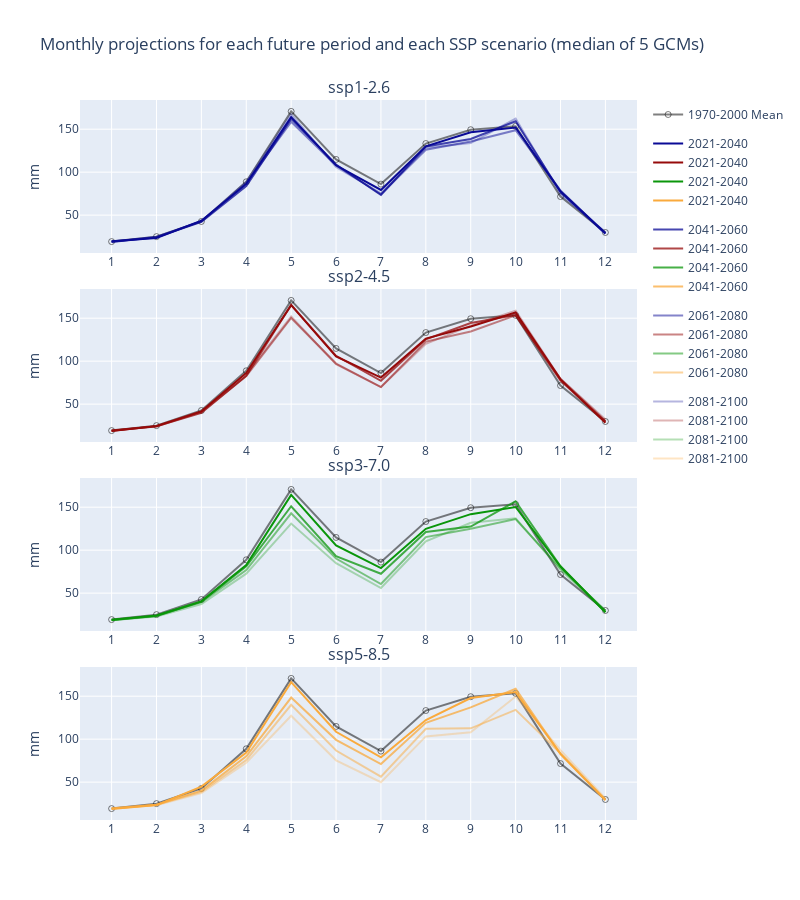

The notebook cell saved with this chart:
### Markdown cell above
### <a name=section07></a>8) Plot montly projections (all scenarios and GCMs)

### Code cell
"""
Created on February 2021
@author: Loïc Duffar
"""
# Initialisation
showlegend= True
alpha_list=[1, 0.75, 0.5, 0.3, 0.1]

# Plot
x= df_stat.columns.to_list()[:-1]
y_historical= df_historical[:].values[0][:-1]

fig = ps.make_subplots(rows= 4, cols= 1,
                       shared_xaxes= False,
                       vertical_spacing= 0.05,
                       subplot_titles= ssp_list_long
                      )

rw= 0
for scenario, rgb, rgba in zip(ssp_list, rgb_list, rgba_list):
    showlegend_historical= True if rw==0 else False
    rw= rw + 1
    fig.add_trace(
        go.Scatter(
            name= baseline_label,
            x= x,
            y= y_historical,
            mode= 'lines+markers',
            line= dict(color= 'rgba(0,0,0,0.5)'),
            marker= dict(color= 'rgba(0,0,0,0)', line= dict(color='rgba(0,0,0,0.5)', width= 1)),
            legendgroup= baseline_label,
            showlegend= showlegend_historical,
#            yaxis= dict(range= [df_total[test ][month].min(), df_total[test ][month].max()]),
                ),
            row= rw, col= 1
            )

    for period, alpha in zip(period_list, alpha_list):
        rgba= 'rgba' + rgb[3:-1] + ',' + str(alpha) + ')'
        y= df_stat.loc[('Median', scenario, period)].values[:-1]
        fig.add_trace(
            go.Scatter(
                name= period,
                x= x,
                y= y,
                mode= 'lines',
                line= dict(color= rgba),
                legendgroup= period,
                showlegend= showlegend,
#                yaxis= dict(range= [df_total[test ][month].min(), df_total[test ][month].max()]),
                    ),        
                row= rw, col= 1
                )

fig.update_layout(
    height= 900, width= 800,
    yaxis_title= 'mm',
    title= 'Monthly projections for each future period and each SSP scenario (median of ' + str(len(gcm_list)) +' GCMs)',
    template= "plotly", # "plotly", "plotly_white", "plotly_dark", "ggplot2", "seaborn", "simple_white", "none"
    hovermode= "x",
#    xaxis1 = dict(tickvals = x), xaxis2 = dict(tickvals = x), xaxis3 = dict(tickvals = x), xaxis4 = dict(tickvals = x), 
#    yaxis_range= [df_total.min().max(), df_total.max().max()],
#    legend= dict(orientation= 'h', yanchor= "top", y= -0.1, xanchor= "left", x= 0.05),
    showlegend= True,
    )

for ax in fig['layout']:
    if ax[:5]== 'xaxis':
        fig['layout'][ax]['tickvals']= x
    if ax[:5]== 'yaxis':
        fig['layout'][ax]['title']= 'mm'

file_future_by_scenario= 'WorldClim - future by scenario.png'
fig.write_image(os.path.join(fld_out, file_future_by_scenario))# needs installation of "plotly-orca" or "kaleido"
fig.show()

### Figure 1 — Plotly figure (JSON) as saved in the notebook; plotly's stock layout.template omitted (floating-point values rounded to 4 significant figures)
{"data": [{"legendgroup": "1970-2000 Mean", "line": {"color": "rgba(0,0,0,0.5)"}, "marker": {"color": "rgba(0,0,0,0)", "line": {"color": "rgba(0,0,0,0.5)", "width": 1}}, "mode": "lines+markers", "name": "1970-2000 Mean", "showlegend": true, "type": "scatter", "x": [1, 2, 3, 4, 5, 6, 7, 8, 9, 10, 11, 12], "xaxis": "x", "y": [19.2, 25, 42.6, 88.8, 170.7, 114.8, 86.1, 133.3, 149.4, 153.3, 71.6, 29.8], "yaxis": "y"}, {"legendgroup": "2021-2040", "line": {"color": "rgba(10, 10, 150,1)"}, "mode": "lines", "name": "2021-2040", "showlegend": true, "type": "scatter", "x": [1, 2, 3, 4, 5, 6, 7, 8, 9, 10, 11, 12], "xaxis": "x", "y": [19.6, 23.4, 43.5, 86.3, 164, 108, 79.3, 130.1, 146.4, 152, 77.7, 28.9], "yaxis": "y"}, {"legendgroup": "2041-2060", "line": {"color": "rgba(10, 10, 150,0.75)"}, "mode": "lines", "name": "2041-2060", "showlegend": true, "type": "scatter", "x": [1, 2, 3, 4, 5, 6, 7, 8, 9, 10, 11, 12], "xaxis": "x", "y": [18.8, 24.1, 42.1, 83.9, 162, 108.9, 73.4, 129.9, 138.6, 159.2, 76.8, 28.3], "yaxis": "y"}, {"legendgroup": "2061-2080", "line": {"color": "rgba(10, 10, 150,0.5)"}, "mode": "lines", "name": "2061-2080", "showlegend": true, "type": "scatter", "x": [1, 2, 3, 4, 5, 6, 7, 8, 9, 10, 11, 12], "xaxis": "x", "y": [18.9, 24.6, 42.8, 86.9, 158.5, 107.9, 74.3, 126.1, 135.6, 148.8, 78.8, 28.8], "yaxis": "y"}, {"legendgroup": "2081-2100", "line": {"color": "rgba(10, 10, 150,0.3)"}, "mode": "lines", "name": "2081-2100", "showlegend": true, "type": "scatter", "x": [1, 2, 3, 4, 5, 6, 7, 8, 9, 10, 11, 12], "xaxis": "x", "y": [19.2, 24.9, 42.9, 88.9, 167.2, 106.1, 75.4, 128.4, 133.8, 162.4, 74.5, 30.3], "yaxis": "y"}, {"legendgroup": "1970-2000 Mean", "line": {"color": "rgba(0,0,0,0.5)"}, "marker": {"color": "rgba(0,0,0,0)", "line": {"color": "rgba(0,0,0,0.5)", "width": 1}}, "mode": "lines+markers", "name": "1970-2000 Mean", "showlegend": false, "type": "scatter", "x": [1, 2, 3, 4, 5, 6, 7, 8, 9, 10, 11, 12], "xaxis": "x2", "y": [19.2, 25, 42.6, 88.8, 170.7, 114.8, 86.1, 133.3, 149.4, 153.3, 71.6, 29.8], "yaxis": "y2"}, {"legendgroup": "2021-2040", "line": {"color": "rgba(150, 10, 10,1)"}, "mode": "lines", "name": "2021-2040", "showlegend": true, "type": "scatter", "x": [1, 2, 3, 4, 5, 6, 7, 8, 9, 10, 11, 12], "xaxis": "x2", "y": [18.8, 24.4, 41.5, 86.3, 165.1, 105.4, 80.9, 126.2, 140.4, 156.7, 78.8, 28.4], "yaxis": "y2"}, {"legendgroup": "2041-2060", "line": {"color": "rgba(150, 10, 10,0.75)"}, "mode": "lines", "name": "2041-2060", "showlegend": true, "type": "scatter", "x": [1, 2, 3, 4, 5, 6, 7, 8, 9, 10, 11, 12], "xaxis": "x2", "y": [19.1, 24.2, 39.9, 82.8, 165.5, 106.2, 77.1, 125.4, 144.3, 153.6, 77.3, 29.4], "yaxis": "y2"}, {"legendgroup": "2061-2080", "line": {"color": "rgba(150, 10, 10,0.5)"}, "mode": "lines", "name": "2061-2080", "showlegend": true, "type": "scatter", "x": [1, 2, 3, 4, 5, 6, 7, 8, 9, 10, 11, 12], "xaxis": "x2", "y": [19.6, 23.9, 41, 82.8, 150.3, 97.2, 69.9, 122.8, 134.5, 153.3, 79.2, 30.4], "yaxis": "y2"}, {"legendgroup": "2081-2100", "line": {"color": "rgba(150, 10, 10,0.3)"}, "mode": "lines", "name": "2081-2100", "showlegend": true, "type": "scatter", "x": [1, 2, 3, 4, 5, 6, 7, 8, 9, 10, 11, 12], "xaxis": "x2", "y": [19.1, 24.8, 41.9, 84.8, 151.9, 96.6, 69.8, 120.2, 141.3, 158.8, 79.6, 32], "yaxis": "y2"}, {"legendgroup": "1970-2000 Mean", "line": {"color": "rgba(0,0,0,0.5)"}, "marker": {"color": "rgba(0,0,0,0)", "line": {"color": "rgba(0,0,0,0.5)", "width": 1}}, "mode": "lines+markers", "name": "1970-2000 Mean", "showlegend": false, "type": "scatter", "x": [1, 2, 3, 4, 5, 6, 7, 8, 9, 10, 11, 12], "xaxis": "x3", "y": [19.2, 25, 42.6, 88.8, 170.7, 114.8, 86.1, 133.3, 149.4, 153.3, 71.6, 29.8], "yaxis": "y3"}, {"legendgroup": "2021-2040", "line": {"color": "rgba(10, 150, 10,1)"}, "mode": "lines", "name": "2021-2040", "showlegend": true, "type": "scatter", "x": [1, 2, 3, 4, 5, 6, 7, 8, 9, 10, 11, 12], "xaxis": "x3", "y": [19.1, 24.1, 40.4, 82.7, 164.3, 105.6, 79.2, 124.8, 141.9, 150.2, 80.9, 27.8], "yaxis": "y3"}, {"legendgroup": "2041-2060", "line": {"color": "rgba(10, 150, 10,0.75)"}, "mode": "lines", "name": "2041-2060", "showlegend": true, "type": "scatter", "x": [1, 2, 3, 4, 5, 6, 7, 8, 9, 10, 11, 12], "xaxis": "x3", "y": [18.7, 23.4, 40.2, 81.1, 151.1, 92.9, 72.5, 121.2, 127.5, 156.7, 81.3, 28], "yaxis": "y3"}, {"legendgroup": "2061-2080", "line": {"color": "rgba(10, 150, 10,0.5)"}, "mode": "lines", "name": "2061-2080", "showlegend": true, "type": "scatter", "x": [1, 2, 3, 4, 5, 6, 7, 8, 9, 10, 11, 12], "xaxis": "x3", "y": [18.3, 23.6, 39.7, 76.8, 142.9, 90.3, 60.6, 115.2, 124.9, 136.1, 79, 29.7], "yaxis": "y3"}, {"legendgroup": "2081-2100", "line": {"color": "rgba(10, 150, 10,0.3)"}, "mode": "lines", "name": "2081-2100", "showlegend": true, "type": "scatter", "x": [1, 2, 3, 4, 5, 6, 7, 8, 9, 10, 11, 12], "xaxis": "x3", "y": [18.3, 22.7, 37.4, 72.7, 130.9, 84.9, 55.9, 110.3, 131.9, 137.2, 77.1, 28.4], "yaxis": "y3"}, {"legendgroup": "1970-2000 Mean", "line": {"color": "rgba(0,0,0,0.5)"}, "marker": {"color": "rgba(0,0,0,0)", "line": {"color": "rgba(0,0,0,0.5)", "width": 1}}, "mode": "lines+markers", "name": "1970-2000 Mean", "showlegend": false, "type": "scatter", "x": [1, 2, 3, 4, 5, 6, 7, 8, 9, 10, 11, 12], "xaxis": "x4", "y": [19.2, 25, 42.6, 88.8, 170.7, 114.8, 86.1, 133.3, 149.4, 153.3, 71.6, 29.8], "yaxis": "y4"}, {"legendgroup": "2021-2040", "line": {"color": "rgba(250, 170, 60,1)"}, "mode": "lines", "name": "2021-2040", "showlegend": true, "type": "scatter", "x": [1, 2, 3, 4, 5, 6, 7, 8, 9, 10, 11, 12], "xaxis": "x4", "y": [18.8, 23.3, 44.8, 84.3, 166.4, 108.6, 78.9, 122.3, 147.8, 154.8, 82.9, 29.1], "yaxis": "y4"}, {"legendgroup": "2041-2060", "line": {"color": "rgba(250, 170, 60,0.75)"}, "mode": "lines", "name": "2041-2060", "showlegend": true, "type": "scatter", "x": [1, 2, 3, 4, 5, 6, 7, 8, 9, 10, 11, 12], "xaxis": "x4", "y": [19.2, 23.6, 40.1, 80, 148.4, 99.2, 71, 119, 137, 158.6, 82.7, 29.1], "yaxis": "y4"}, {"legendgroup": "2061-2080", "line": {"color": "rgba(250, 170, 60,0.5)"}, "mode": "lines", "name": "2061-2080", "showlegend": true, "type": "scatter", "x": [1, 2, 3, 4, 5, 6, 7, 8, 9, 10, 11, 12], "xaxis": "x4", "y": [19.5, 23.8, 38.7, 75.8, 139.9, 86.8, 56.4, 112.1, 112.6, 134.1, 83.7, 29.7], "yaxis": "y4"}, {"legendgroup": "2081-2100", "line": {"color": "rgba(250, 170, 60,0.3)"}, "mode": "lines", "name": "2081-2100", "showlegend": true, "type": "scatter", "x": [1, 2, 3, 4, 5, 6, 7, 8, 9, 10, 11, 12], "xaxis": "x4", "y": [19.3, 23, 37.2, 72.6, 127.3, 75.4, 49.9, 103.2, 108, 149.6, 87.2, 31], "yaxis": "y4"}], "layout": {"annotations": [{"font": {"size": 16}, "showarrow": false, "text": "ssp1-2.6", "x": 0.5, "xanchor": "center", "xref": "paper", "y": 1, "yanchor": "bottom", "yref": "paper"}, {"font": {"size": 16}, "showarrow": false, "text": "ssp2-4.5", "x": 0.5, "xanchor": "center", "xref": "paper", "y": 0.7375, "yanchor": "bottom", "yref": "paper"}, {"font": {"size": 16}, "showarrow": false, "text": "ssp3-7.0", "x": 0.5, "xanchor": "center", "xref": "paper", "y": 0.475, "yanchor": "bottom", "yref": "paper"}, {"font": {"size": 16}, "showarrow": false, "text": "ssp5-8.5", "x": 0.5, "xanchor": "center", "xref": "paper", "y": 0.2125, "yanchor": "bottom", "yref": "paper"}], "height": 900, "hovermode": "x", "showlegend": true, "title": {"text": "Monthly projections for each future period and each SSP scenario (median of 5 GCMs)"}, "width": 800, "xaxis": {"anchor": "y", "domain": [0, 1], "tickvals": [1, 2, 3, 4, 5, 6, 7, 8, 9, 10, 11, 12]}, "xaxis2": {"anchor": "y2", "domain": [0, 1], "tickvals": [1, 2, 3, 4, 5, 6, 7, 8, 9, 10, 11, 12]}, "xaxis3": {"anchor": "y3", "domain": [0, 1], "tickvals": [1, 2, 3, 4, 5, 6, 7, 8, 9, 10, 11, 12]}, "xaxis4": {"anchor": "y4", "domain": [0, 1], "tickvals": [1, 2, 3, 4, 5, 6, 7, 8, 9, 10, 11, 12]}, "yaxis": {"anchor": "x", "domain": [0.7875, 1], "title": {"text": "mm"}}, "yaxis2": {"anchor": "x2", "domain": [0.525, 0.7375], "title": {"text": "mm"}}, "yaxis3": {"anchor": "x3", "domain": [0.2625, 0.475], "title": {"text": "mm"}}, "yaxis4": {"anchor": "x4", "domain": [0, 0.2125], "title": {"text": "mm"}}}}
